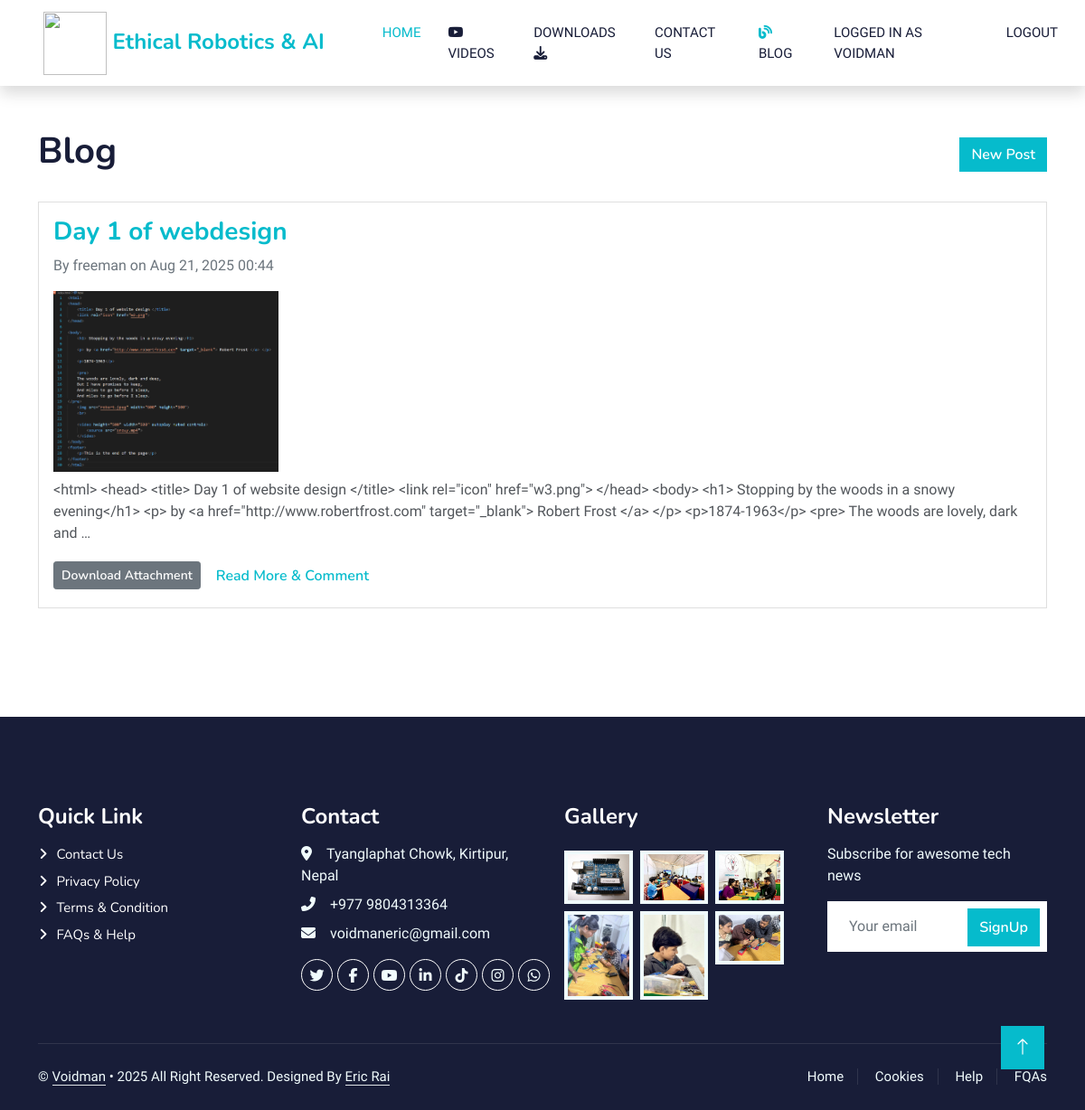
Page /blog/ (signed in) on the committed database.
### mywebapp/models.py (models this page shows, shortened)
class BlogPost(models.Model):
    title = models.CharField(max_length=200)
    content = models.TextField()
    author = models.ForeignKey(User, on_delete=models.CASCADE)
    created_at = models.DateTimeField(auto_now_add=True)
    updated_at = models.DateTimeField(auto_now=True)
    image = models.ImageField(upload_to='blog_images/', blank=True, null=True)
    file = models.FileField(upload_to='blog_files/', blank=True, null=True)

### mywebapp/views.py (the view)
# urls.py: path('blog/', blog_list_view, name='blog_list'),
def blog_list_view(request):
    posts = BlogPost.objects.all().order_by('-created_at')
    return render(request, 'blog_list.html', {'posts': posts})

### templates/blog_list.html (shortened to what this page needs)
{% extends "base.html" %}
{% block content %}
<div class="container py-5">
    <div class="d-flex justify-content-between align-items-center mb-4">
        <h1>Blog</h1>
        {% if user.is_authenticated %}
            <a href="{% url 'blog_create' %}" class="btn btn-primary">New Post</a>
        {% else %}
            <a href="{% url 'login' %}" class="btn btn-outline-primary">Login to Post</a>
        {% endif %}
    </div>
    {% for post in posts %}
        <div class="card mb-4">
            <div class="card-body">
                <h3><a href="{% url 'blog_detail' post.pk %}">{{ post.title }}</a></h3>
                <p class="text-muted">By {{ post.author.username }} on {{ post.created_at|date:"M d, Y H:i" }}</p>
                {% if post.image %}
                    <img src="{{ post.image.url }}" class="img-fluid mb-2" style="max-height:200px;object-fit:cover;">
                {% endif %}
                <p>{{ post.content|truncatewords:40 }}</p>
                {% if post.file %}
                    <a href="{{ post.file.url }}" class="btn btn-sm btn-secondary" download>Download Attachment</a>
                {% endif %}
                <a href="{% url 'blog_detail' post.pk %}" class="btn btn-link">Read More & Comment</a>
            </div>
        </div>
    {% empty %}
        <p>No blog posts yet.</p>
    {% endfor %}
</div>
{% endblock %}

### templates/base.html (shortened to what this page needs)
{% load static %}
<!DOCTYPE html>
<html lang="en">
<head>
    <link href="https://cdnjs.cloudflare.com/ajax/libs/font-awesome/5.10.0/css/all.min.css" rel="stylesheet">
    <link href="https://cdn.jsdelivr.net/npm/bootstrap-icons@1.4.1/font/bootstrap-icons.css" rel="stylesheet">
    <link href=" {% static 'mywebapp/lib/animate/animate.min.css' %} " rel="stylesheet">
    <link href=" {% static 'mywebapp/lib/owlcarousel/assets/owl.carousel.min.css' %} " rel="stylesheet">
    <link href=" {% static 'mywebapp/css/bootstrap.min.css' %} " rel="stylesheet">
    <link href=" {% static 'mywebapp/css/style.css' %} " rel="stylesheet">
</head>
<body>
    <nav class="navbar navbar-expand-lg bg-white navbar-light shadow sticky-top p-0">
        <a href=" {% url "home" %} " class="navbar-brand d-flex align-items-center px-4 px-lg-5">
            <h4 class="m-0 text-primary">
                 <div class="flex-shrink-0 flex items-center">
                        <img width=70 height=70 src=" {% static 'mywebapp/img/robot.png' %} ">
                        <span class="text-xl font-bold text-blue-800">Ethical Robotics & AI</span>
                    </div>
                </h4>
        </a>
        <div class="collapse navbar-collapse justify-content-center" id="navbarCollapse">
            <div class="navbar-nav p-4 p-lg-0">
                <a href=" {% url "home" %} " class="nav-item nav-link active">Home</a>
                <a href="  {% url "videos" %}" class="nav-item nav-link"><i class="fa-brands fa-youtube"></i>Videos</a>
                <a href=" {% url "downloads" %} " class="nav-item nav-link">Downloads <i class="fa-solid fa-download"></i></a>
                <a href=" {% url 'contact' %} " class="nav-item nav-link">Contact Us</a>
                <a class="nav-item nav-link" href="{% url 'blog_list' %}">
                    <i class="fas fa-blog text-primary"></i> Blog
                </a>
                {% if user.is_authenticated %}
                    <span class="nav-item nav-link">Logged in as {{ user.username }}</span>
                    <a href="{% url 'logout' %}" class="nav-item nav-link">Logout</a>
                {% else %}
                    <a href=" {% url 'login' %}  " class="nav-item nav-link">Login</a>
                    <a href="{% url 'register' %}" class="btn btn-primary py-2 px-lg-3 ms-lg-3 d-flex align-items-center gap-2" style="font-size: 1.2rem; font-weight: 600;">
                        Join Now <i class="fa fa-arrow-right"></i>
                    </a>
                {% endif %}
            </div>
        </div>
    </nav>
{% block content %}
{% endblock %}
<div class="container-fluid bg-dark text-light footer pt-5 mt-5 wow fadeIn" data-wow-delay="0.1s">
    <div class="container py-5">
        <div class="row g-5">
            <div class="col-lg-3 col-md-6">
                <h4 class="text-white mb-3">Quick Link</h4>
                <a class="btn btn-link" href=" {% static 'mywebapp//static/' %} ">Contact Us</a>
                <a class="btn btn-link" href=" {% static 'mywebapp//static/' %} ">Privacy Policy</a>
                <a class="btn btn-link" href=" {% static 'mywebapp//static/' %} ">Terms & Condition</a>
                <a class="btn btn-link" href=" {% static 'mywebapp//static/' %} ">FAQs & Help</a>
            </div>
            <div class="col-lg-3 col-md-6">
                <h4 class="text-white mb-3">Contact</h4>
                <p class="mb-2"><i class="fa fa-map-marker-alt me-3"></i>Tyanglaphat Chowk, Kirtipur, Nepal</p>
                <p class="mb-2"><i class="fa fa-phone-alt me-3"></i>+977 9804313364</p>
                <p class="mb-2"><i class="fa fa-envelope me-3"></i>voidmaneric@gmail.com</p>
                <div class="d-flex pt-2">
                    <a class="btn btn-outline-light btn-social" href="https://x.com/Callmearizz"><i class="fab fa-twitter"></i></a>
                    <a class="btn btn-outline-light btn-social" href="https://www.facebook.com/voidman.eric"><i class="fab fa-facebook-f"></i></a>
                    <a class="btn btn-outline-light btn-social" href="https://www.youtube.com/@ITFORNEPAL"><i class="fab fa-youtube"></i></a>
                    <a class="btn btn-outline-light btn-social" href="https://www.linkedin.com/in/eric-rai-1ab90313b/"><i class="fab fa-linkedin-in"></i></a>
                    <a class="btn btn-outline-light btn-social" href="https://www.tiktok.com/@voidman_eric"><i class="fab fa-tiktok"></i></a>
                    <a class="btn btn-outline-light btn-social" href="https://www.instagram.com/voidman_eric"><i class="fab fa-instagram"></i></a>
                    <a class="btn btn-outline-light btn-social" href="https://wa.me/9779804313364" target="_blank"><i class="fab fa-whatsapp"></i></a>
                </div>
            </div>
            <div class="col-lg-3 col-md-6">
                <h4 class="text-white mb-3">Gallery</h4>
                <div class="row g-2 pt-2">
                    <div class="col-4">
                        <img class="img-fluid bg-light p-1" src=" {% static 'mywebapp/img/course-1.jpg' %} " alt="">
                    </div>
                    <div class="col-4">
                        <img class="img-fluid bg-light p-1" src=" {% static 'mywebapp/img/course-2.jpg' %} " alt="">
                    </div>
                    <div class="col-4">
                        <img class="img-fluid bg-light p-1" src=" {% static 'mywebapp/img/course-3.jpg' %} " alt="">
                    </div>
                    <div class="col-4">
                        <img class="img-fluid bg-light p-1" src=" {% static 'mywebapp/img/cat-2.jpg' %} " alt="">
                    </div>
                    <div class="col-4">
                        <img class="img-fluid bg-light p-1" src=" {% static 'mywebapp/img/cat-3.jpg' %} " alt="">
                    </div>
                    <div class="col-4">
                        <img class="img-fluid bg-light p-1" src=" {% static 'mywebapp/img/cat-1.jpg' %} " alt="">
                    </div>
                </div>
            </div>
            <div class="col-lg-3 col-md-6">
                <h4 class="text-white mb-3">Newsletter</h4>
                <p>Subscribe for awesome tech news</p>
                <div class="position-relative mx-auto" style="max-width: 400px;">
                    <input class="form-control border-0 w-100 py-3 ps-4 pe-5" type="text" placeholder="Your email">
                    <button type="button" class="btn btn-primary py-2 position-absolute top-0 end-0 mt-2 me-2">SignUp</button>
                </div>
            </div>
        </div>
    </div>
    <div class="container">
        <div class="copyright">
            <div class="row">
                <div class="col-md-6 text-center text-md-start mb-3 mb-md-0">
                    &copy; <a class="border-bottom" href="https://eric-for-president.github.io/ERICRAI/">Voidman</a> &bull; 2025  All Right Reserved.
                    Designed By <a class="border-bottom" href="https://eric-for-president.github.io/ERICRAI/">Eric Rai</a>
                </div>
                <div class="col-md-6 text-center text-md-end">
                    <div class="footer-menu">
                        <a href=" {% url "home" %} ">Home</a>
                        <a href=" #">Cookies</a>
                        <a href=" #">Help</a>
                        <a href=" #">FQAs</a>
                    </div>
                </div>
            </div>
        </div>
    </div>
</div>
<a href=" {% static 'mywebapp/index.html#' %} " class="btn btn-lg btn-primary btn-lg-square back-to-top"><i class="bi bi-arrow-up"></i></a>
</body>
</html>

### mywebapp/static/mywebapp/css/style.css (style rules this page uses)
:root { --primary: #06BBCC; --light: #F0FBFC; --dark: #181d38; }
.back-to-top { position: fixed; display: none; right: 45px; bottom: 45px; z-index: 99; }
.btn { font-family: 'Nunito', sans-serif; font-weight: 600; transition: .5s; }
.btn.btn-primary, .btn.btn-secondary { color: #FFFFFF; }
.btn-lg-square { width: 48px; height: 48px; }
.btn-square, .btn-sm-square, .btn-lg-square { padding: 0; display: flex; align-items: center; justify-content: center; font-weight: normal; border-radius: 0px; }
.navbar-light .navbar-nav .nav-link { margin-right: 30px; padding: 25px 0; color: #FFFFFF; font-size: 15px; text-transform: uppercase; outline: none; }
.navbar-light .navbar-nav .nav-link:hover, .navbar-light .navbar-nav .nav-link.active { color: var(--primary); }
.navbar-light .navbar-brand, .navbar-light a.btn { height: 75px; }
.navbar-light .navbar-nav .nav-link { color: var(--dark); font-weight: 500; }
.navbar-light.sticky-top { top: -100px; transition: .5s; }
.footer .btn.btn-social { margin-right: 5px; width: 35px; height: 35px; display: flex; align-items: center; justify-content: center; color: var(--light); font-weight: normal; border: 1px solid #FFFFFF; border-radius: 35px; transition: .3s; }
.footer .btn.btn-link { display: block; margin-bottom: 5px; padding: 0; text-align: left; color: #FFFFFF; font-size: 15px; font-weight: normal; text-transform: capitalize; transition: .3s; }
.footer .btn.btn-link::before { position: relative; content: "\f105"; font-family: "Font Awesome 5 Free"; font-weight: 900; margin-right: 10px; }
.footer .copyright { padding: 25px 0; font-size: 15px; border-top: 1px solid rgba(256, 256, 256, .1); }
.footer .copyright a { color: var(--light); }
.footer .footer-menu a { margin-right: 15px; padding-right: 15px; border-right: 1px solid rgba(255, 255, 255, .1); }
.footer .footer-menu a:last-child { margin-right: 0; padding-right: 0; border-right: none; }

### rows in the picture
BlogPost: title "Day 1 of webdesign", author.username "freeman", created_at "Aug 21, 2025 00:44", image (picture), content "<html> <head> <title> Day 1 of website design </title> <link rel=\"icon\" href=\"w3.png\"> </head> <body> <h1> Stopping by the woods in a snowy evening</h1> <p> by <a href=\"http://www.robertfrost.com\" target=\"_blank\"> Robert Frost </a> </p> <p>1874-1963</p> <pre> The woods are lovely, dark and …"

### other values in the picture
{{ user.username }} "VOIDMAN"
